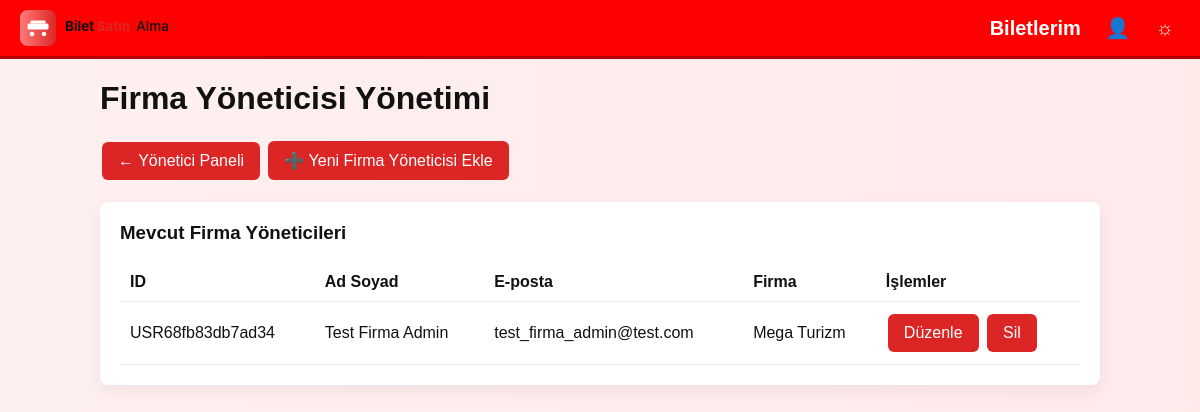
Screenshot of /manage_company_admins.php (signed in) with the database file from the repository.
### tables this page shows
CREATE TABLE User (
            id TEXT PRIMARY KEY,
            full_name TEXT NOT NULL,
            email TEXT UNIQUE NOT NULL,
            role TEXT NOT NULL CHECK(role IN ('user', 'company_admin', 'admin')),
            password TEXT NOT NULL,
            company_id TEXT,
            balance REAL DEFAULT 800.0,
            created_at TIMESTAMP DEFAULT CURRENT_TIMESTAMP,
            FOREIGN KEY(company_id) REFERENCES Bus_Company(id) ON DELETE SET NULL
        );

CREATE TABLE Bus_Company (
            id TEXT PRIMARY KEY,
            name TEXT UNIQUE NOT NULL,
            logo_path TEXT,
            created_at TIMESTAMP DEFAULT CURRENT_TIMESTAMP
        );

### manage_company_admins.php (the view, shortened to what this page needs)
<?php
try {
    $db = new PDO('sqlite:database.db');
    $db->setAttribute(PDO::ATTR_ERRMODE, PDO::ERRMODE_EXCEPTION);
} catch (PDOException $e) {
    die('Veritabanına bağlanılamadı: ' . $e->getMessage());
}
$editing = false;
$companies = $db->query('SELECT * FROM Bus_Company ORDER BY name')->fetchAll(PDO::FETCH_ASSOC);
$company_admins = $db->prepare("SELECT * FROM User WHERE role = 'company_admin' ORDER BY full_name");
$company_admins->execute();
$company_admins = $company_admins->fetchAll(PDO::FETCH_ASSOC);
?>
<!DOCTYPE html>
<html lang="tr">
<head>
    <link rel="stylesheet" href="assets/style.css">
</head>
<body>
<?php include __DIR__ . '/partials/navbar.php'; ?>
<div class="container">
    <h1>Firma Yöneticisi Yönetimi</h1>
    <div style="margin-bottom:20px;">
        <a class="btn" href="admin_panel.php">← Yönetici Paneli</a>
        <?php if (!$editing): ?>
            <a class="btn" href="manage_company_admins.php?new=1">➕ Yeni Firma Yöneticisi Ekle</a>
        <?php endif; ?>
    </div>
    <div class="card">
        <h3>Mevcut Firma Yöneticileri</h3>
        <table class="list-table">
            <tr>
                <th>ID</th>
                <th>Ad Soyad</th>
                <th>E-posta</th>
                <th>Firma</th>
                <th>İşlemler</th>
            </tr>
            <?php foreach ($company_admins as $a): ?>
                <?php
                $companyName = '';
                foreach ($companies as $c) {
                    if ($c['id'] === $a['company_id']) {
                        $companyName = $c['name'];
                        break;
                    }
                }
                ?>
                <tr>
                    <td><?= htmlspecialchars($a['id']) ?></td>
                    <td><?= htmlspecialchars($a['full_name']) ?></td>
                    <td><?= htmlspecialchars($a['email']) ?></td>
                    <td><?= htmlspecialchars($companyName) ?></td>
                    <td>
                        <a class="btn" href="manage_company_admins.php?id=<?= urlencode($a['id']) ?>">Düzenle</a>
                        <a class="btn" href="manage_company_admins.php?delete=<?= urlencode($a['id']) ?>"
                           onclick="return confirm('Bu firma yöneticisini silmek istediğinize emin misiniz?')">Sil</a>
                    </td>
                </tr>
            <?php endforeach; ?>
        </table>
    </div>
</div>
</body>
</html>

### assets/style.css (style rules this page uses)
body { font-family: 'Arial', sans-serif; margin: 0; padding: 0; background: linear-gradient(to right, #fff0f0, #ffeaea); color: #111; transition: all 0.3s ease; }
a { text-decoration: none; color: white; }
.container { width: 90%; max-width: 1000px; margin: 20px auto; }
a { text-decoration: none; color: inherit; }

### manage_company_admins.php (style rules this page uses)
.card { background:#fff; padding:20px; border-radius:8px; box-shadow:0 6px 18px rgba(0,0,0,.06); margin-bottom:20px; }
.card h3 { margin-top:0; }
.list-table { width:100%; border-collapse: collapse; }
.list-table th, .list-table td { padding:10px; border-bottom:1px solid #eee; text-align:left; }
.btn { display:inline-block; padding:10px 16px; background:#dc2626; color:#fff; border-radius:6px; text-decoration:none; margin:2px; }

### rows the page displays
user: id "USR68fb83db7ad34", full_name "Test Firma Admin", email "test_firma_admin@test.com", company.name "Mega Turizm"
